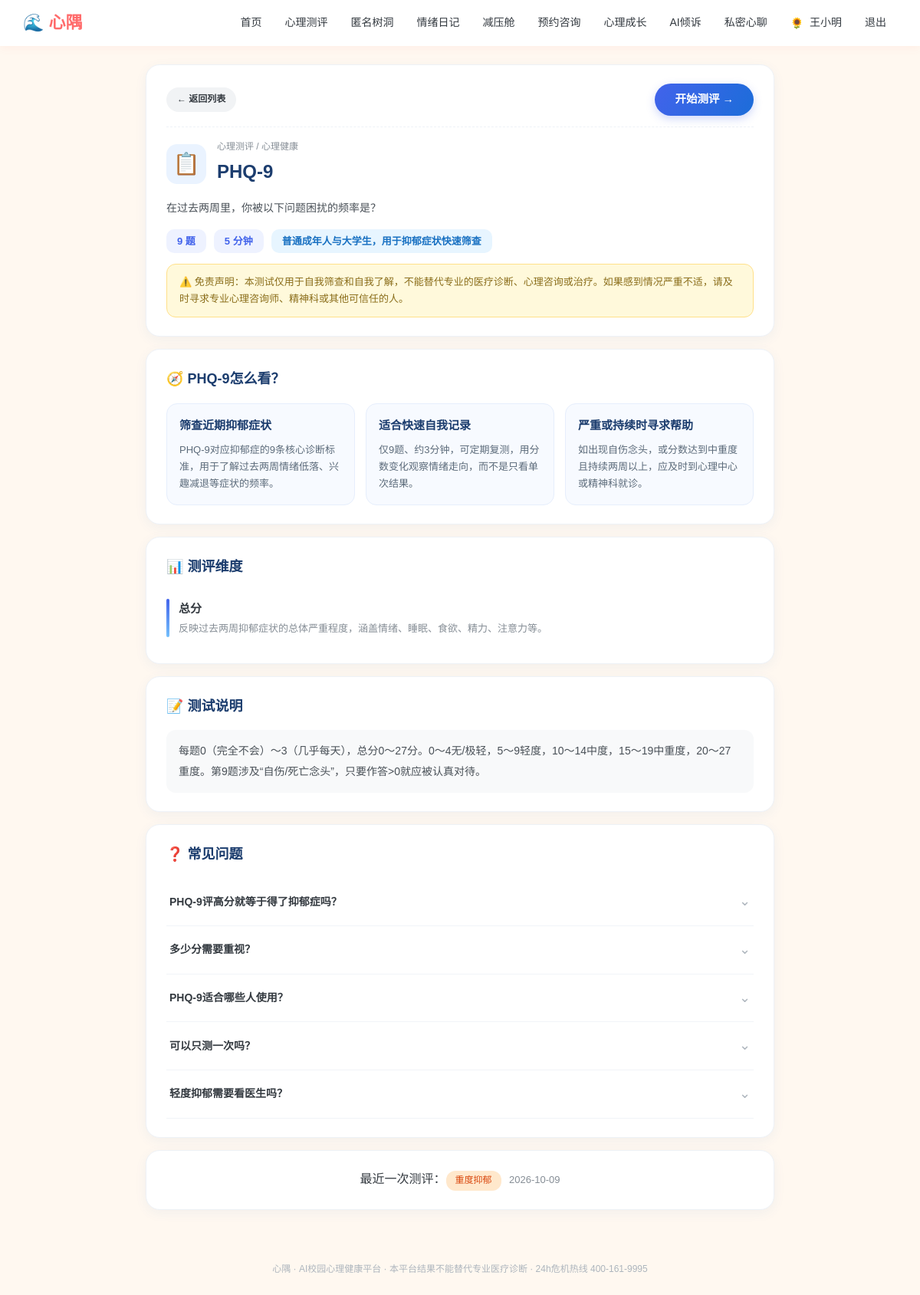
Before: /assessment/phq9 (signed in) with the older database file.
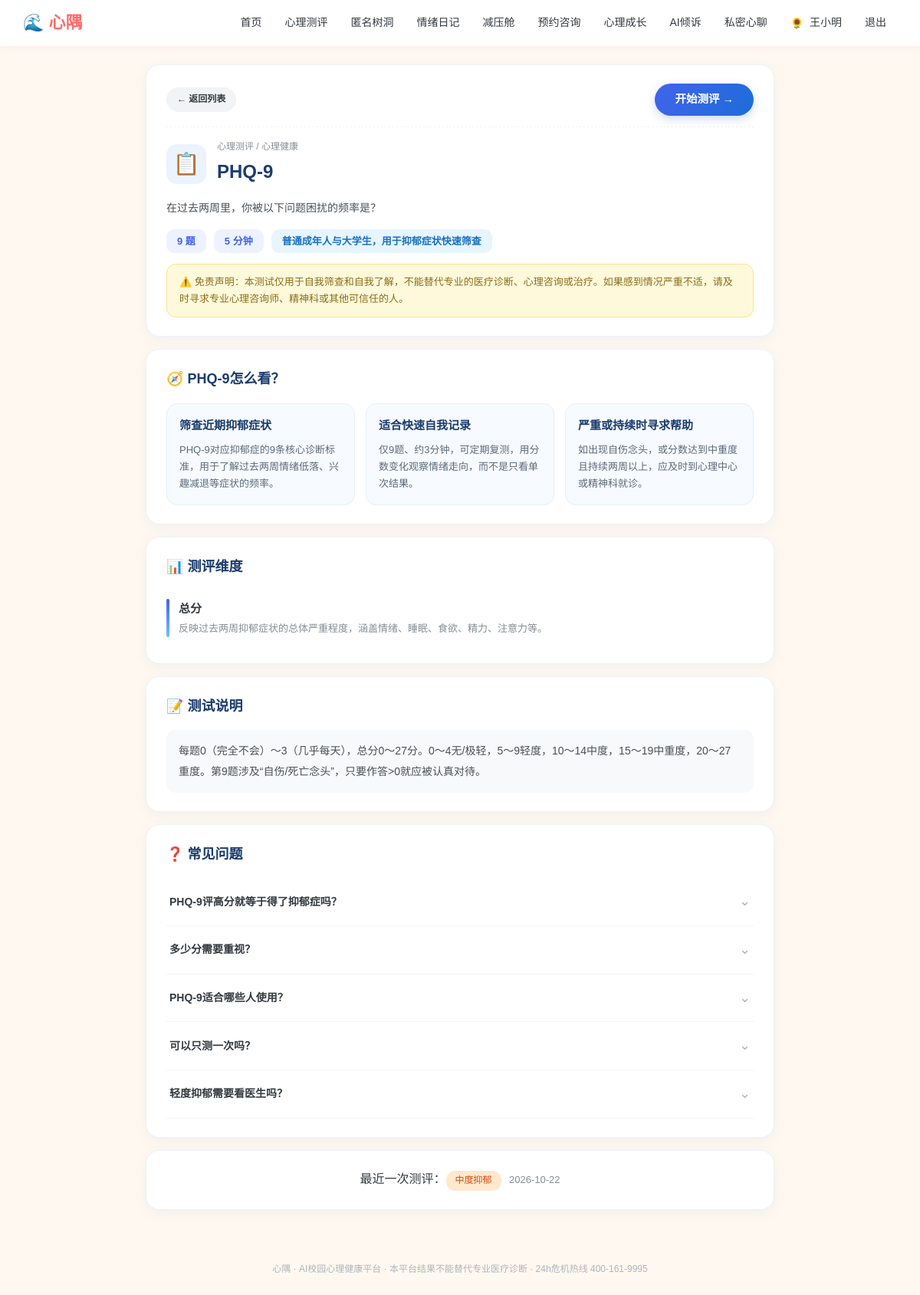
After: the same page with the newer database file.
### models.py (models this page shows)
class Assessment(db.Model):
    __tablename__ = "assessments"
    id = db.Column(db.Integer, primary_key=True)
    user_id = db.Column(db.Integer, db.ForeignKey("users.id"))
    scale_code = db.Column(db.String(32))
    answers = db.Column(db.Text)
    score = db.Column(db.Integer, default=0)
    level = db.Column(db.String(32), default="")
    advice = db.Column(db.Text, default="")
    created_at = db.Column(db.DateTime, default=datetime.now)

### app.py (the view)
@app.route("/assessment/<code>")
@login_required()
def assessment_intro(u, code):
    if code not in engine.SCALES:
        return redirect(url_for("assessments"))
    scale = engine.SCALES[code]
    meta = scale_meta.SCALE_META.get(code, {})
    last = Assessment.query.filter_by(user_id=u.id, scale_code=code).order_by(Assessment.created_at.desc()).first()
    return render_template("intro.html", u=u, code=code, scale=scale, meta=meta, last=last)

### app.py (called while the page is built)
def login_required(role=None):
    def decor(f):
        @wraps(f)
        def wrapper(*args,**kwargs):
            uid = session.get("uid")
            if not uid:
                return redirect(url_for("login", next=request.path))
            u = db.session.get(User, uid)
            if not u:
                session.clear()
                return redirect(url_for("login"))
            if not u.profile_completed and request.endpoint not in (
                    "profile", "logout", "static", "avatar_upload"):
                flash("首次登录请先完善你的基本信息", "warn")
                return redirect(url_for("profile"))
            if role and u.role != role:
                flash("该页面需要相应权限", "warn")
                return redirect(url_for("index"))
            return f(u, *args, **kwargs)
        return wrapper
    return decor

### templates/intro.html (shortened to what this page needs)
{% extends "base.html" %}
{% block body %}
<div class="detail-wrap">
  <div class="d-card d-head">
    <div class="d-head-nav">
      <a class="btn btn-ghost btn-sm" href="{{ url_for('assessments') }}">← 返回列表</a>
      <a class="btn d-start-sm" href="{{ url_for('assessment_take', code=code) }}">开始测评 →</a>
    </div>
    <div class="d-head-top">
      <div class="d-icon">📋</div>
      <div>
        <div class="d-crumb">心理测评 / {{ scale.category }}</div>
        <h1 class="d-title">{{ scale.name.split(' ')[0] }}</h1>
      </div>
    </div>
    <p class="d-desc">{{ scale.desc }}</p>
    <div class="d-tags">
      <span class="d-tag">{{ scale.questions|length }} 题</span>
      <span class="d-tag">{{ scale.get('duration', 5) }} 分钟</span>
      {% if meta.audience %}<span class="d-tag d-tag-blue">{{ meta.audience }}</span>{% endif %}
    </div>
    <div class="d-disclaimer">
      ⚠️ 免责声明：本测试仅用于自我筛查和自我了解，不能替代专业的医疗诊断、心理咨询或治疗。如果感到情况严重不适，请及时寻求专业心理咨询师、精神科或其他可信任的人。
    </div>
  </div>
  {% if meta.use_cards %}
  <div class="d-card">
    <h2 class="d-sec">🧭 {{ scale.name.split(' ')[0] }}怎么看？</h2>
    <div class="d-three">
      {% for t, d in meta.use_cards %}
      <div class="d-three-card">
        <h4>{{ t }}</h4>
        <p>{{ d }}</p>
      </div>
      {% endfor %}
    </div>
  </div>
  {% endif %}
  {% if meta.dimensions %}
  <div class="d-card">
    <h2 class="d-sec">📊 测评维度</h2>
    {% for name, d in meta.dimensions %}
    <div class="d-dim">
      <div class="d-dim-bar"></div>
      <div><b>{{ name }}</b><p>{{ d }}</p></div>
    </div>
    {% endfor %}
  </div>
  {% endif %}
  {% if meta.scoring %}
  <div class="d-card">
    <h2 class="d-sec">📝 测试说明</h2>
    <p class="d-scoring">{{ meta.scoring }}</p>
  </div>
  {% endif %}
  {% if meta.faq %}
  <div class="d-card">
    <h2 class="d-sec">❓ 常见问题</h2>
    <div class="d-faq">
      {% for q, a in meta.faq %}
      <details class="d-faq-item">
        <summary><span class="d-faq-q">{{ q }}</span><span class="d-faq-arrow">⌄</span></summary>
      </details>
      {% endfor %}
    </div>
  </div>
  {% endif %}
  {% if last %}
  <div class="d-card" style="text-align:center">
    最近一次测评：<span class="tag tag-orange">{{ last.level }}</span>
    <span style="color:#868e96;font-size:13px">{{ last.created_at.strftime('%Y-%m-%d') }}</span>
  </div>
  {% endif %}
</div>
{% endblock %}

Changed rows visible on the page:
no longer on this page (row unchanged): Assessment: level "重度抑郁", created_at "2026-10-09"
added Assessment: level "中度抑郁", created_at "2026-10-22"
